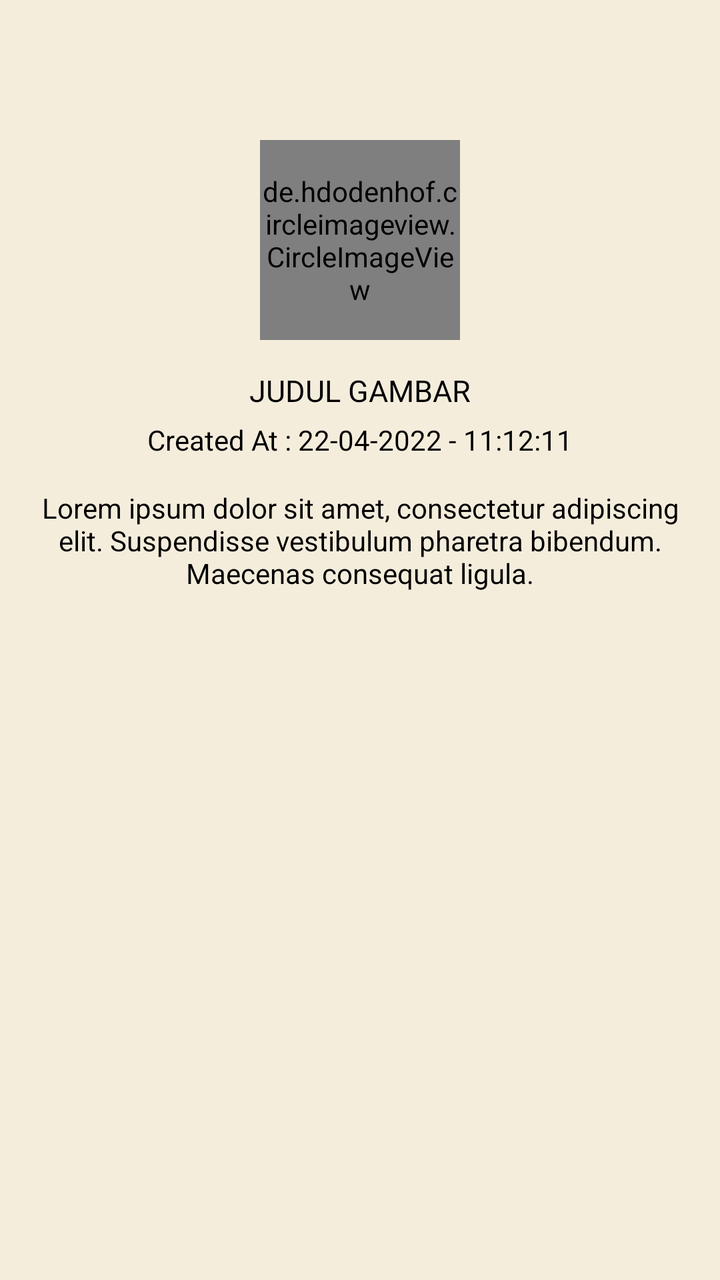
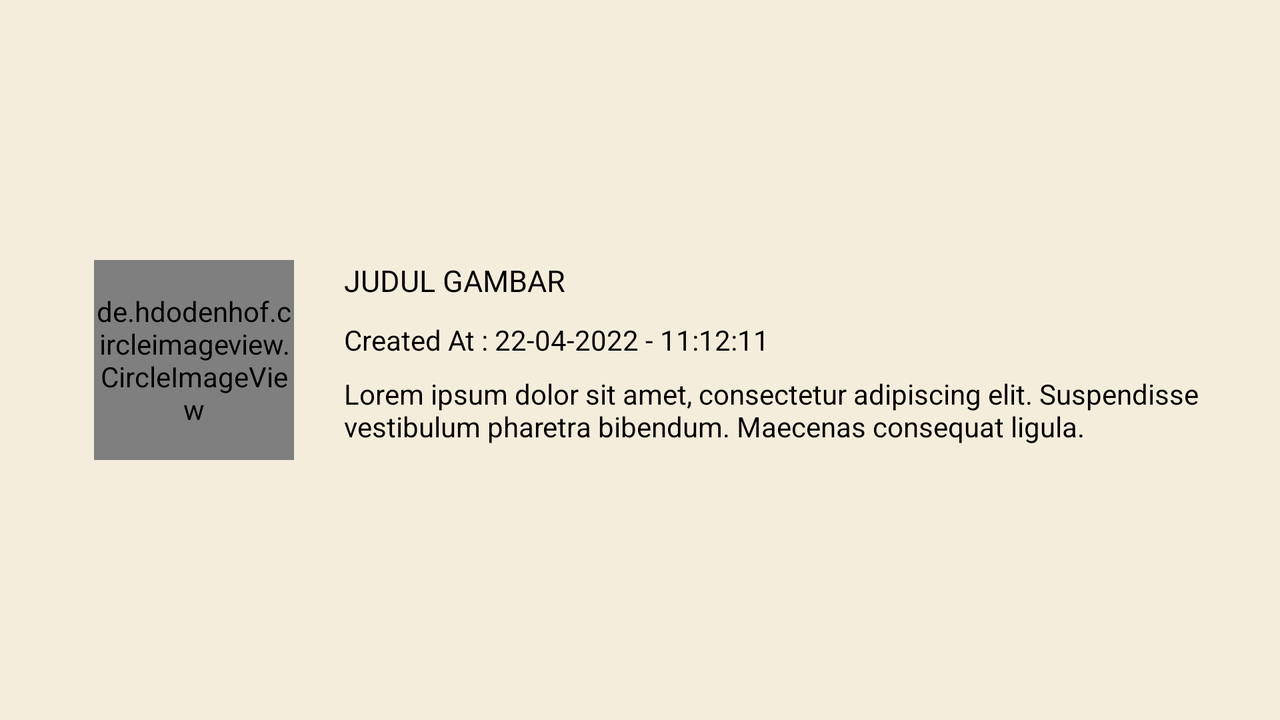

First picture: res/layout/ on a phone held upright. Second picture: the repository's own variant of that layout, on a device whose configuration matches the variant's folder. Source for both follows.
<!-- AndroidManifest.xml: application theme Theme.DicodingStoryApp -->
<!-- res/layout/fragment_detail.xml -->
<?xml version="1.0" encoding="utf-8"?>
<androidx.constraintlayout.widget.ConstraintLayout xmlns:android="http://schemas.android.com/apk/res/android"
    xmlns:app="http://schemas.android.com/apk/res-auto"
    xmlns:tools="http://schemas.android.com/tools"
    android:layout_width="match_parent"
    android:layout_height="match_parent"
    android:background="?attr/colorPrimary"
    android:padding="15dp"
    tools:context=".ui.fragment.DetailFragment">

    <de.hdodenhof.circleimageview.CircleImageView
        app:civ_border_width="1dp"
        app:civ_border_color="?android:attr/textColorPrimary"
        android:id="@+id/ivPhoto"
        android:layout_width="100dp"
        android:layout_height="100dp"
        android:layout_marginTop="55dp"
        app:layout_constraintEnd_toEndOf="parent"
        app:layout_constraintStart_toStartOf="parent"
        app:layout_constraintTop_toTopOf="parent"
        tools:ignore="ContentDescription"
        tools:src="@drawable/kapal" />

    <TextView
        android:id="@+id/tvTitle"
        android:layout_width="wrap_content"
        android:layout_height="wrap_content"
        android:layout_marginTop="15dp"
        android:fontFamily="@font/sen_bold"
        android:textColor="?android:attr/textColorPrimary"
        android:textSize="15sp"
        app:layout_constraintEnd_toEndOf="parent"
        app:layout_constraintStart_toStartOf="parent"
        app:layout_constraintTop_toBottomOf="@id/ivPhoto"
        tools:text="JUDUL GAMBAR" />

    <TextView
        android:id="@+id/tvTimestamp"
        android:layout_width="wrap_content"
        android:layout_height="wrap_content"
        android:layout_marginTop="5dp"
        android:textColor="?android:attr/textColorPrimary"
        app:layout_constraintEnd_toEndOf="parent"
        app:layout_constraintStart_toStartOf="parent"
        app:layout_constraintTop_toBottomOf="@id/tvTitle"
        tools:text="Created At : 22-04-2022 - 11:12:11" />

    <TextView
        android:id="@+id/tvDeskripsi"
        android:layout_width="wrap_content"
        android:layout_height="wrap_content"
        android:layout_marginTop="15dp"
        android:textAlignment="center"
        android:textColor="?android:attr/textColorPrimary"
        app:layout_constraintEnd_toEndOf="parent"
        app:layout_constraintStart_toStartOf="parent"
        app:layout_constraintTop_toBottomOf="@id/tvTimestamp"
        tools:text="Lorem ipsum dolor sit amet, consectetur adipiscing elit. Suspendisse vestibulum pharetra bibendum. Maecenas consequat ligula." />

</androidx.constraintlayout.widget.ConstraintLayout>
<!-- resources referenced by this layout -->
<resources>
  <style name="Theme.DicodingStoryApp" parent="Theme.MaterialComponents.DayNight.NoActionBar">
          
          <item name="colorPrimary">@color/beige</item>
          <item name="colorPrimaryVariant">@color/grey</item>
          <item name="colorOnPrimary">@color/beige</item>
          <item name="android:textColorPrimary">@color/black</item>
  
          
          <item name="colorSecondary">@color/peach</item>
          <item name="colorSecondaryVariant">@color/teal_700</item>
          <item name="colorOnSecondary">@color/black</item>
          <item name="android:statusBarColor">?attr/colorPrimaryVariant</item>
          <item name="titleTextColor">@color/black</item>
          <item name="colorTertiary">@color/grey</item>
          <item name="iconTint">@color/white</item>
  
          
          <item name="tabBackground">@color/red</item>
          <item name="tabTextColor">@color/broken_white</item>
          <item name="tabSelectedTextColor">@color/white</item>
          <item name="tabIndicatorColor">@color/teal</item>
          
          
          <item name="indicatorColor">@color/red</item>
          <item name="trackColor">@color/peach</item>
      </style>
  <color name="beige">#F5EDDC</color>
  <color name="grey">#CFD2CF</color>
  <color name="black">#FF000000</color>
  <color name="peach">#FA9494</color>
  <color name="teal_700">#FF018786</color>
  <color name="white">#FFFFFFFF</color>
  <color name="red">#EB1D36</color>
  <color name="broken_white">#EEEEEE</color>
  <color name="teal">#00ADB5</color>
</resources>
<!-- res/layout-land/fragment_detail.xml (the repository's variant of the layout above) -->
<!-- drawn on the phone turned sideways -->
<?xml version="1.0" encoding="utf-8"?>
<androidx.constraintlayout.widget.ConstraintLayout xmlns:android="http://schemas.android.com/apk/res/android"
    xmlns:app="http://schemas.android.com/apk/res-auto"
    xmlns:tools="http://schemas.android.com/tools"
    android:layout_width="match_parent"
    android:layout_height="match_parent"
    android:background="?attr/colorPrimary"
    android:padding="15dp"
    tools:context=".ui.fragment.DetailFragment">

    <de.hdodenhof.circleimageview.CircleImageView
        app:civ_border_width="1dp"
        app:civ_border_color="?android:attr/textColorPrimary"
        android:id="@+id/ivPhoto"
        android:layout_width="100dp"
        android:layout_height="100dp"
        android:layout_marginStart="32dp"
        app:layout_constraintBottom_toBottomOf="parent"
        app:layout_constraintStart_toStartOf="parent"
        app:layout_constraintTop_toTopOf="parent"
        tools:ignore="ContentDescription"
        tools:src="@drawable/kapal" />

    <TextView
        android:id="@+id/tvTitle"
        android:layout_width="wrap_content"
        android:layout_height="wrap_content"
        android:layout_marginStart="25dp"
        android:fontFamily="@font/sen_bold"
        android:textColor="?android:attr/textColorPrimary"
        android:textSize="15sp"
        app:layout_constraintStart_toEndOf="@+id/ivPhoto"
        app:layout_constraintTop_toTopOf="@+id/ivPhoto"
        tools:text="JUDUL GAMBAR" />

    <TextView
        android:id="@+id/tvTimestamp"
        android:layout_width="wrap_content"
        android:layout_height="wrap_content"
        android:layout_marginTop="10dp"
        android:textColor="?android:attr/textColorPrimary"
        app:layout_constraintStart_toStartOf="@+id/tvTitle"
        app:layout_constraintTop_toBottomOf="@id/tvTitle"
        tools:text="Created At : 22-04-2022 - 11:12:11" />

    <TextView
        android:id="@+id/tvDeskripsi"
        android:layout_width="0dp"
        android:layout_height="0dp"
        android:layout_marginTop="8dp"
        android:textAlignment="textStart"
        android:textColor="?android:attr/textColorPrimary"
        app:layout_constraintBottom_toBottomOf="parent"
        app:layout_constraintEnd_toEndOf="parent"
        app:layout_constraintStart_toStartOf="@+id/tvTimestamp"
        app:layout_constraintTop_toBottomOf="@id/tvTimestamp"
        tools:text="Lorem ipsum dolor sit amet, consectetur adipiscing elit. Suspendisse vestibulum pharetra bibendum. Maecenas consequat ligula." />

</androidx.constraintlayout.widget.ConstraintLayout>
